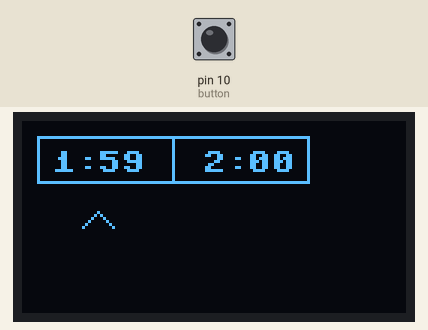
Recording of a program running on a simulated MicroPython board. On the bench: 128×64 one-colour display. Inputs (shaded band) come from the test bench; at power-on: pin 10 (button) HIGH. Library files of the repository ran but are not shown: ssd1306.py.

Above: at 1.2 s.
1.3 s: pin 10 (button) pulled LOW for 0.15 s
At 2.3 s:
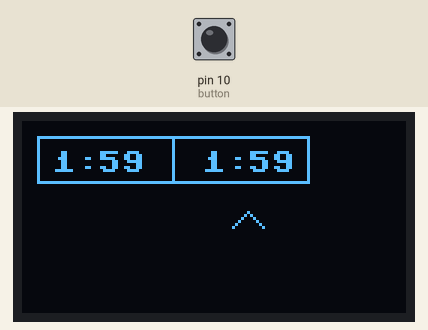
3.5 s: pin 10 (button) pulled LOW for 1 s
At 5.8 s:
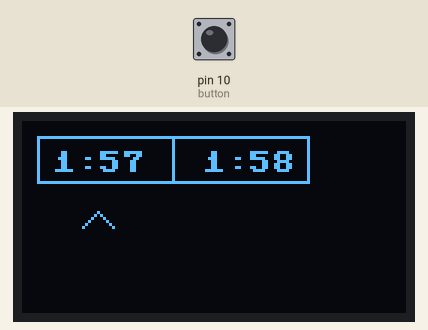
6.0 s: pin 10 (button) pulled LOW for 0.15 s
At 6.5 s:
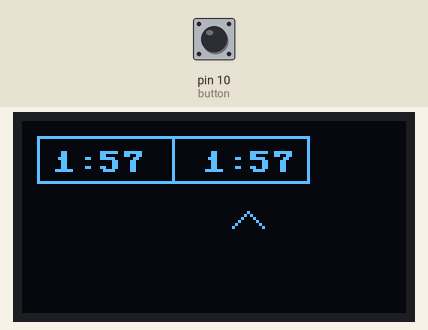
7.7 s: pin 10 (button) pulled LOW for 1 s
At 9.0 s:
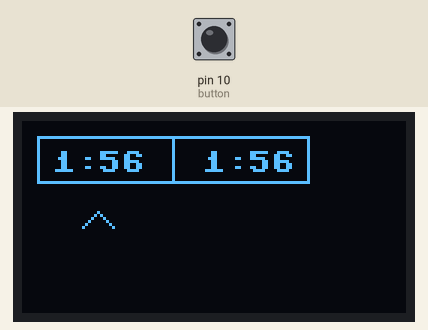
Timing chart, 0 to 10.7 s (numbered marks = the images above; inputs shaded):
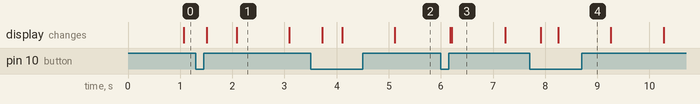

Measured:
- what the display in image 3 shows lasts 1.0 s, from 6.2 s to 7.2 s

The program:

polished-1b1o.py
```python
from machine import Pin, I2C
import ssd1306
import time

# I2C OLED
i2c = I2C(0, scl=Pin(5), sda=Pin(4))
oled = ssd1306.SSD1306_I2C(128, 64, i2c)

button = Pin(10, Pin.IN, Pin.PULL_UP)

m1 = 2 # Player 1 Minutes
s1 = 0 # Player 1 Seconds

m2 = 2 # Player 2 Minutes
s2 = 0 # Player 2 Seconds

player1 = True
last_button = 1

# timer logic
last_tick = time.ticks_ms()

while not (m1 == 0 and s1 == 0) and not (m2 == 0 and s2 == 0):

    now = time.ticks_ms()

    #Change turn on button pressed.
    current = button.value()
    if last_button == 1 and current == 0:
        player1 = not player1
        time.sleep(0.15)  # debounce
    last_button = current


    # Update required players time based on turn, update once per second
    if time.ticks_diff(now, last_tick) >= 1000:
        last_tick = now

        if player1:
            if m1 == 0 and s1 == 0:
                pass
            elif s1 > 0 :
                s1 -= 1
            else:
                m1 = m1-1
                s1 = 59
        else:
            if m2 == 0 and s2 == 0:
                pass
            elif s2 > 0:
                s2 -= 1
            else:
                m2 -= 1
                s2 = 59


    #Print the current times:

    oled.fill(0)

    #Print player 1 time.
    oled.text(str(m1),10,10)

    if s1 >= 10:
        oled.text(str(s1),25,10)
    else:
        oled.text("0" + str(s1),25,10)
    oled.text(":", 18,10)


    #Lines to enclose times
    oled.line(5,5,5,20,1)
    oled.line(50,5,50,20,1)
    oled.line(95,5,95,20,1)

    oled.line(5,5,95,5,1)
    oled.line(5,20,95,20,1)

    if player1:
        oled.line(20,35,25,30,1)
        oled.line(25,30,30,35,1)
    else:
        oled.line(70,35,75,30,1)
        oled.line(75,30,80,35,1)


    #Print player 2 time.
    oled.text(str(m2),60,10)

    if s2 >= 10:
        oled.text(str(s2),75,10)
    else:
        oled.text("0" + str(s2),75,10)
    oled.text(":", 68,10)


    oled.show()

    time.sleep(0.02)


oled.fill(0)
oled.text("Times up!",10,5)
oled.show()
time.sleep(5)
```
